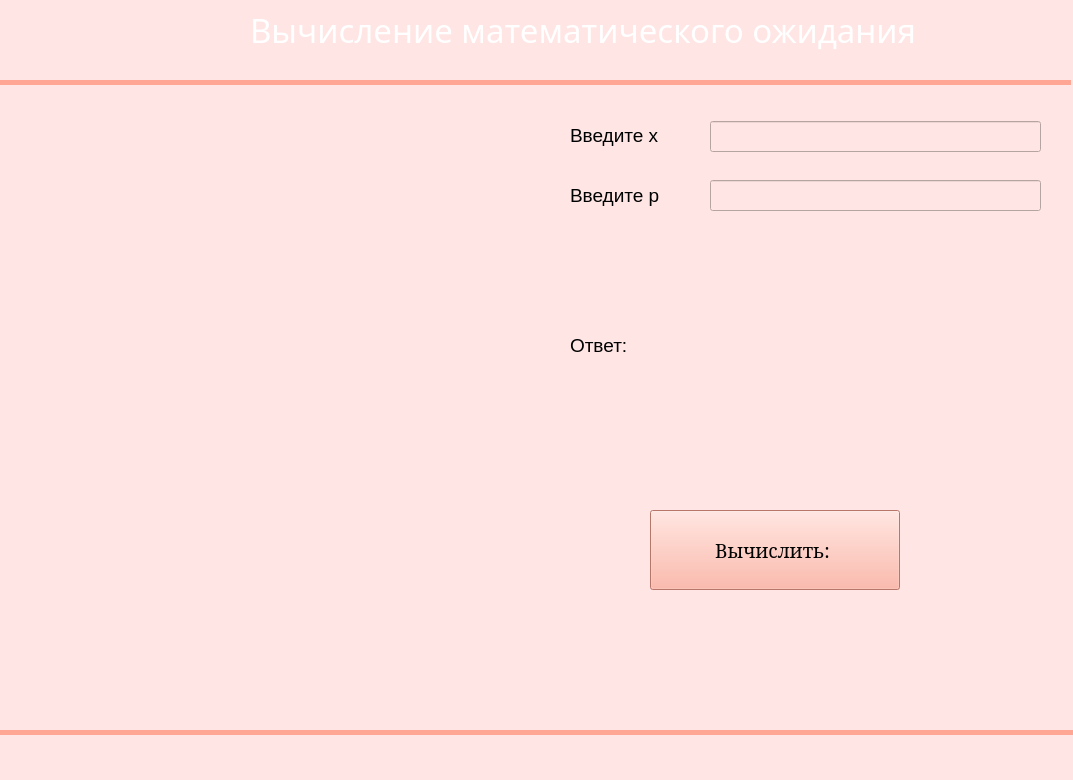
<?xml version="1.0" encoding="UTF-8"?>
<ui version="4.0">
 <class>MainWindow</class>
 <widget class="QMainWindow" name="MainWindow">
  <property name="geometry">
   <rect>
    <x>0</x>
    <y>0</y>
    <width>1073</width>
    <height>780</height>
   </rect>
  </property>
  <property name="windowTitle">
   <string>мат. ожидание</string>
  </property>
  <property name="styleSheet">
   <string notr="true">background-color: rgb(255, 212, 246);
background-color: rgb(255, 229, 228);</string>
  </property>
  <widget class="QWidget" name="centralwidget">
   <property name="styleSheet">
    <string notr="true"/>
   </property>
   <widget class="QLabel" name="label">
    <property name="geometry">
     <rect>
      <x>250</x>
      <y>-20</y>
      <width>1057</width>
      <height>100</height>
     </rect>
    </property>
    <property name="font">
     <font>
      <family>Haettenschweiler</family>
      <pointsize>25</pointsize>
      <weight>50</weight>
      <italic>false</italic>
      <bold>false</bold>
     </font>
    </property>
    <property name="styleSheet">
     <string notr="true">color: white
</string>
    </property>
    <property name="text">
     <string>Вычисление математического ожидания</string>
    </property>
   </widget>
   <widget class="QLabel" name="label_3">
    <property name="geometry">
     <rect>
      <x>0</x>
      <y>-30</y>
      <width>491</width>
      <height>1001</height>
     </rect>
    </property>
    <property name="text">
     <string/>
    </property>
    <property name="pixmap">
     <pixmap>pngwing.com (1).png</pixmap>
    </property>
   </widget>
   <widget class="QLabel" name="label_2">
    <property name="geometry">
     <rect>
      <x>0</x>
      <y>80</y>
      <width>551</width>
      <height>371</height>
     </rect>
    </property>
    <property name="text">
     <string/>
    </property>
    <property name="pixmap">
     <pixmap>pngwing.com (1).png</pixmap>
    </property>
   </widget>
   <widget class="QLabel" name="label_4">
    <property name="geometry">
     <rect>
      <x>0</x>
      <y>80</y>
      <width>1071</width>
      <height>5</height>
     </rect>
    </property>
    <property name="styleSheet">
     <string notr="true">background-color: rgb(255, 166, 148);</string>
    </property>
    <property name="text">
     <string/>
    </property>
   </widget>
   <widget class="QLabel" name="label_5">
    <property name="geometry">
     <rect>
      <x>0</x>
      <y>730</y>
      <width>1074</width>
      <height>5</height>
     </rect>
    </property>
    <property name="styleSheet">
     <string notr="true">background-color: rgb(255, 166, 148);</string>
    </property>
    <property name="text">
     <string/>
    </property>
   </widget>
   <widget class="QPushButton" name="pushButton_2">
    <property name="geometry">
     <rect>
      <x>650</x>
      <y>510</y>
      <width>250</width>
      <height>80</height>
     </rect>
    </property>
    <property name="font">
     <font>
      <family>MS Serif</family>
      <pointsize>14</pointsize>
      <weight>50</weight>
      <bold>false</bold>
     </font>
    </property>
    <property name="styleSheet">
     <string notr="true">background-color: rgb(170, 85, 255);
background-color: rgb(255, 166, 148);</string>
    </property>
    <property name="text">
     <string>Вычислить: </string>
    </property>
   </widget>
   <widget class="QLabel" name="label_6">
    <property name="geometry">
     <rect>
      <x>570</x>
      <y>330</y>
      <width>81</width>
      <height>31</height>
     </rect>
    </property>
    <property name="font">
     <font>
      <pointsize>14</pointsize>
     </font>
    </property>
    <property name="text">
     <string>Ответ:</string>
    </property>
   </widget>
   <widget class="QLineEdit" name="lineEdit_2">
    <property name="geometry">
     <rect>
      <x>710</x>
      <y>121</y>
      <width>331</width>
      <height>31</height>
     </rect>
    </property>
   </widget>
   <widget class="QLabel" name="label_7">
    <property name="geometry">
     <rect>
      <x>570</x>
      <y>120</y>
      <width>121</width>
      <height>31</height>
     </rect>
    </property>
    <property name="font">
     <font>
      <pointsize>14</pointsize>
     </font>
    </property>
    <property name="text">
     <string>Введите x</string>
    </property>
   </widget>
   <widget class="QLabel" name="label_9">
    <property name="geometry">
     <rect>
      <x>720</x>
      <y>330</y>
      <width>101</width>
      <height>31</height>
     </rect>
    </property>
    <property name="text">
     <string/>
    </property>
   </widget>
   <widget class="QLabel" name="label_10">
    <property name="geometry">
     <rect>
      <x>570</x>
      <y>180</y>
      <width>121</width>
      <height>31</height>
     </rect>
    </property>
    <property name="font">
     <font>
      <pointsize>14</pointsize>
     </font>
    </property>
    <property name="text">
     <string>Введите p</string>
    </property>
   </widget>
   <widget class="QLineEdit" name="lineEdit_3">
    <property name="geometry">
     <rect>
      <x>710</x>
      <y>180</y>
      <width>331</width>
      <height>31</height>
     </rect>
    </property>
   </widget>
   <zorder>label_3</zorder>
   <zorder>label</zorder>
   <zorder>label_2</zorder>
   <zorder>label_4</zorder>
   <zorder>label_5</zorder>
   <zorder>pushButton_2</zorder>
   <zorder>label_6</zorder>
   <zorder>lineEdit_2</zorder>
   <zorder>label_7</zorder>
   <zorder>label_9</zorder>
   <zorder>label_10</zorder>
   <zorder>lineEdit_3</zorder>
  </widget>
  <widget class="QStatusBar" name="statusbar"/>
 </widget>
 <resources/>
 <connections/>
</ui>
